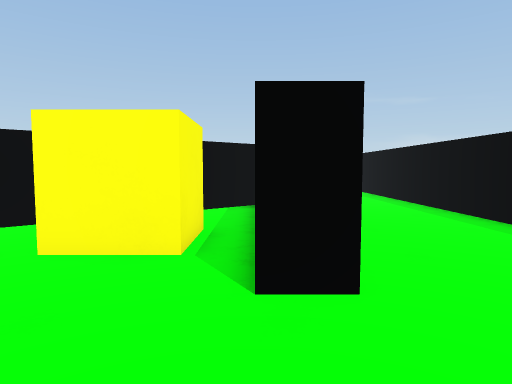
View 1 (above)

24 first-person views from a walk through a Unity game level. The camera is 1.2 m above the floor, tilts 4° down and sees 75° across. The floor is counted in squares, 1 m on a side. Each view is taken from the middle of a square. On the plan, view 1 faces up. The plan holds only what a view shows up to about 14 squares ahead; the rest is blank. The place goes on beyond the plan. The player character is not drawn.

View 2
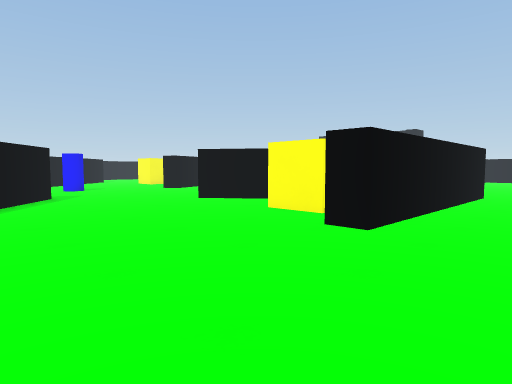

View 3
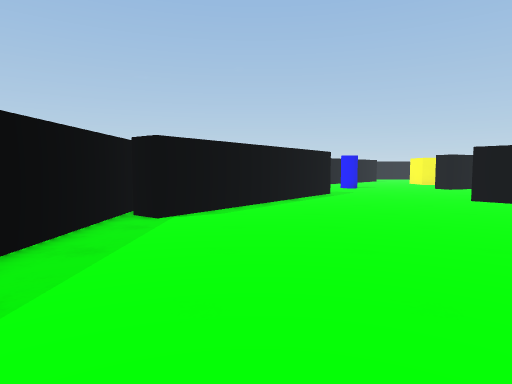

View 4
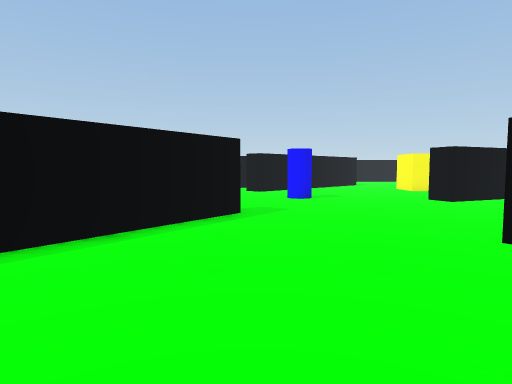

View 5
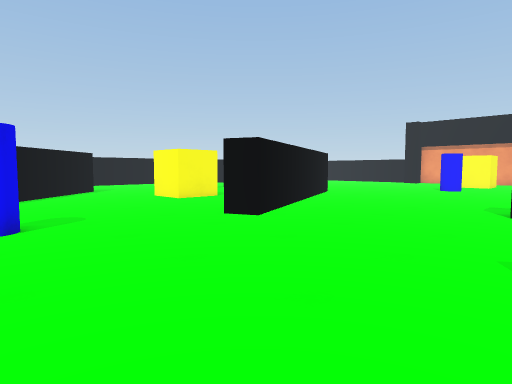

View 6
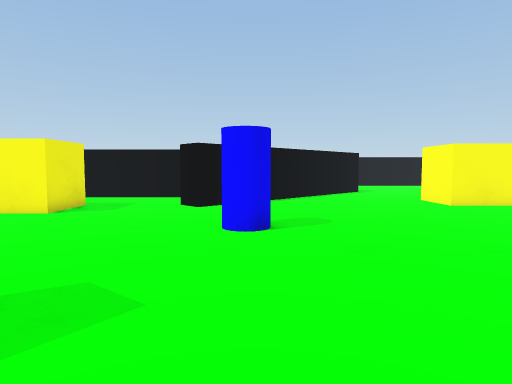

View 7
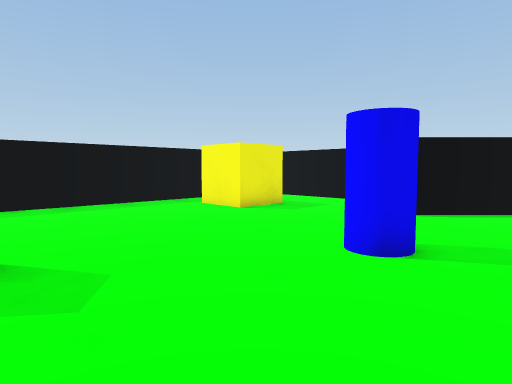

View 8
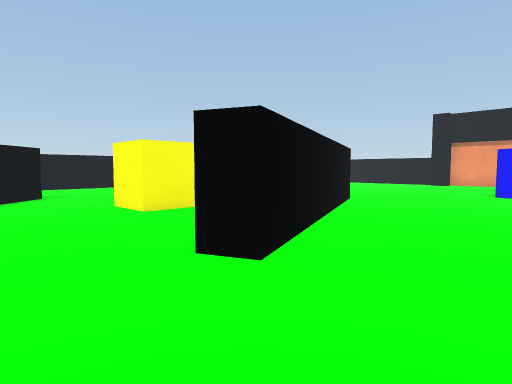

View 9
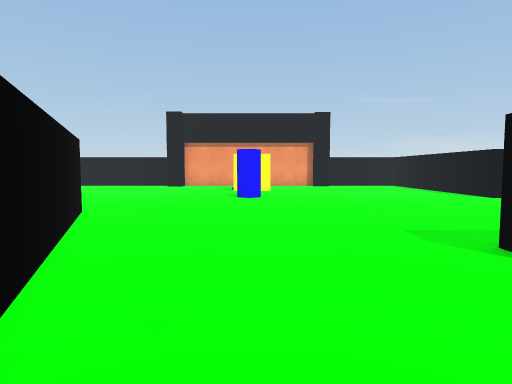

View 10
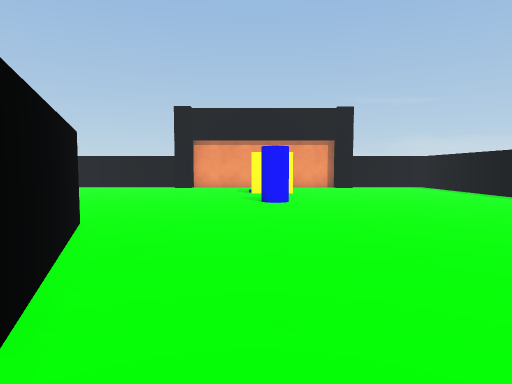

View 11
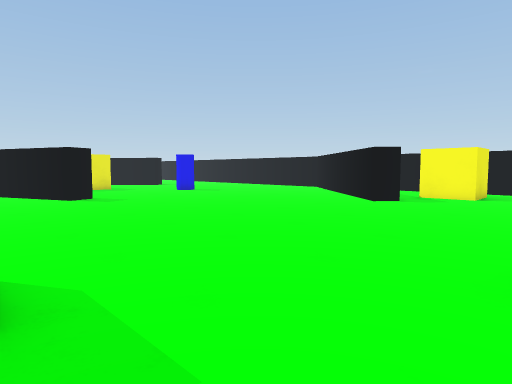

View 12
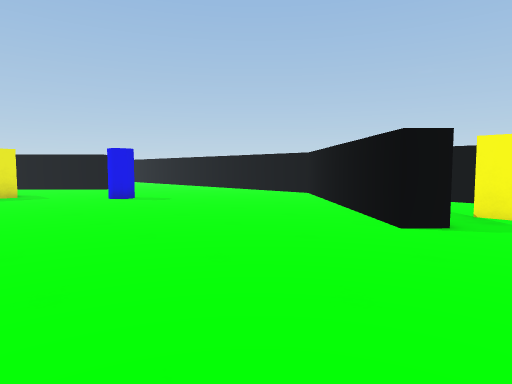

View 13
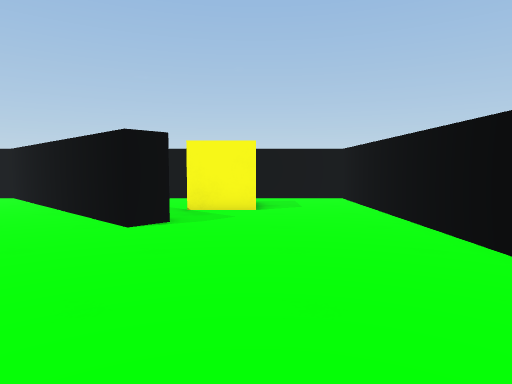

View 14
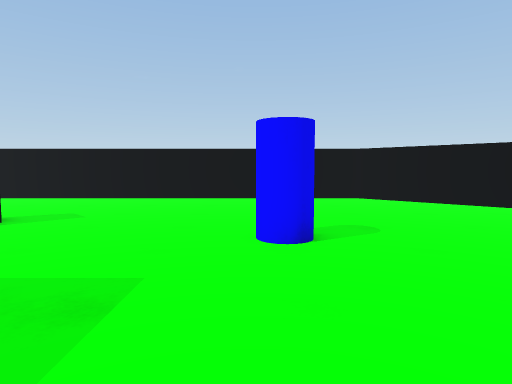

View 15
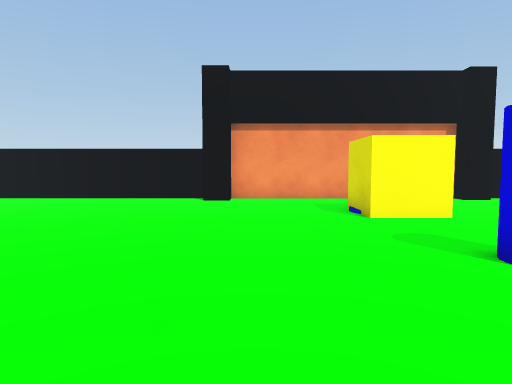

View 16
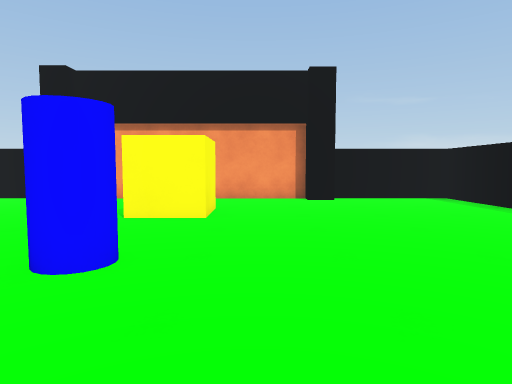

View 17
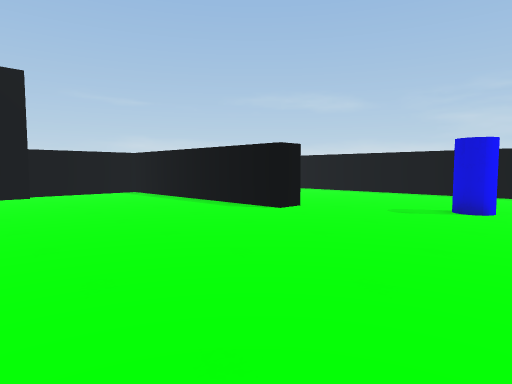

View 18
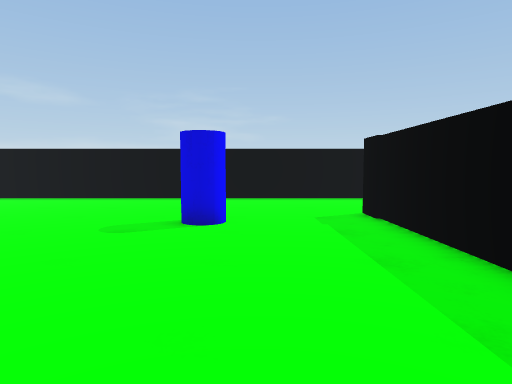

View 19
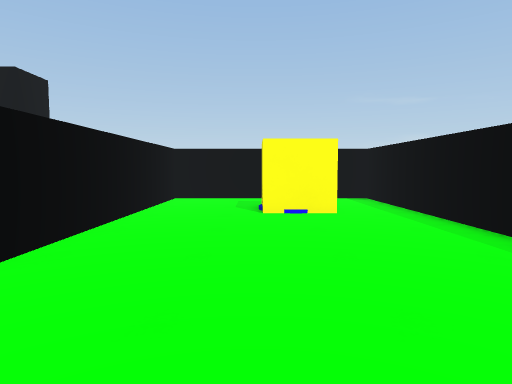

View 20
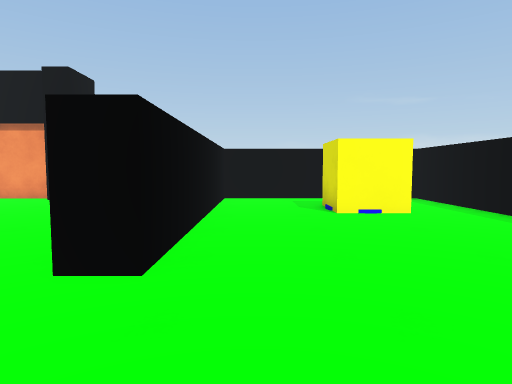

View 21
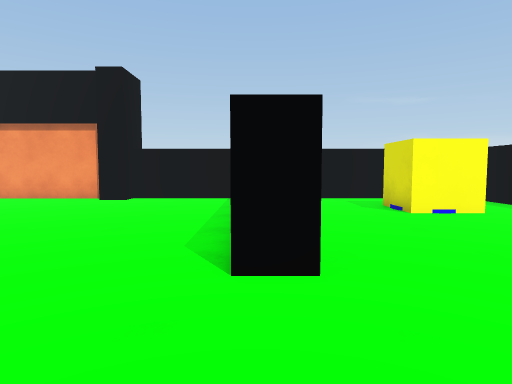

View 22
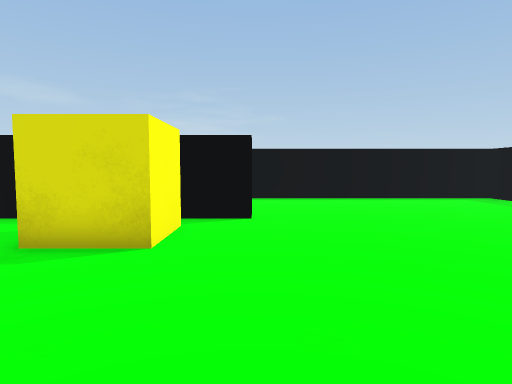

View 23
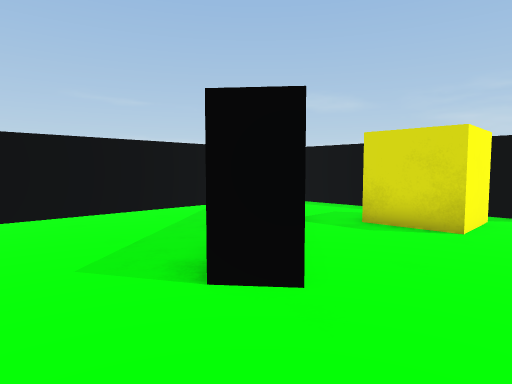

View 24
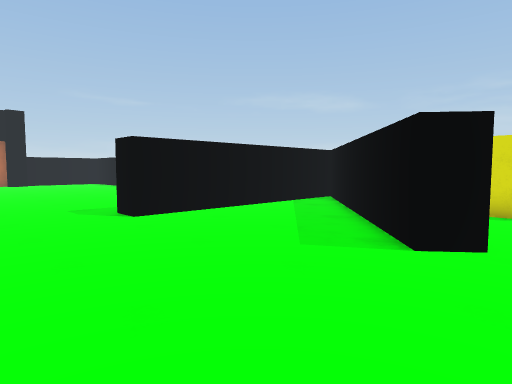

### Floor plan
Points are (right, up) in squares from view 1. A wall is a line through its corners. A room is listed if a view was taken in it or the views show most of it. See-through windows are left out.
Room 1 (views 1, 2, 3, 4, 5, 6, 7, 8, 9, 10, 11, 12, 13, 14, 15, 16, 17, 18, 19, 20, 21, 22, 23, 24)
walls: (-18.9, 16.9) (-17.9, 17.3) (-14, 8.1) (-15, 7.7); (-7.7, 6) (-0.9, 11.6); (-3.4, 13) (1, 13) (1, 3.1) (0, 3.1) (0, 4.9); (-4.7, 7.2) (-7.3, 5) (-7.6, 5.3); (-11.1, 0.6) (-3, -5.4) (-3.6, -6.2); (-1.1, 12) (-9.3, 12) (-9.3, 13); (-26.4, 8.3) (-19.4, 1.2) (-20.1, 0.5); (0, 11) (-1.6, 9.7); (-2.2, 21.7) (-3.3, 21.7) (-3.3, 31.5) (-8, 31.5) (-8, 30.7) (-9, 30.7) (-9, 31.5) (-18, 31.5) (-18, 30.7) (-19, 30.7); (0, 8.1) (0, 10.5); (-23, -0.1) (-23, -4.2); (-26.5, 26.1) (-25.8, 25.4) (-32.5, 18.2) (-32.5, 16.4); (-32.5, 14) (-32.5, 3.6); (-19.1, 31.5) (-32.5, 31.5) (-32.5, 28); (-19.4, -6.5) (-12.5, -6.5); (5.5, 7.1) (5.5, 31.5) (4.2, 31.5); (-4.5, -6.5) (0.5, -6.5); (-32.5, 25.2) (-32.5, 24.4); (2.2, 31.5) (-2.3, 31.5) (-2.3, 22.5); (4.4, -6.5) (5.5, -6.5) (5.5, 3.2)
objects: yellow cube (-30, 26) to (-29, 28); blue cylinder (-25, 14) to (-25, 15); yellow cube (-21, 10) to (-20, 11); yellow cube (-20, -4) to (-18, -3); blue cylinder (-16, 3); yellow cube (-14, 26) to (-12, 28); blue cylinder (-13, 22); yellow cube (-3, 5) to (-1, 6); blue cylinder (-1, 17) to (0, 17); yellow cube (1, 27) to (3, 28)

Where each view was taken, in squares from view 1:
view 1: 0 up, 0 right, facing up
view 2: 3 down, 4 right, facing up-left
view 3: 3 down, 5 right, facing left
view 4: 1 up, 2 left, facing left
view 5: 2 up, 8 left, facing up-left
view 6: 3 up, 9 left, facing left
view 7: 5 up, 11 left, facing down-left
view 8: 5 up, 11 left, facing up-left
view 9: 8 up, 13 left, facing up
view 10: 10 up, 14 left, facing up
view 11: 31 up, 14 left, facing down-left
view 12: 28 up, 19 left, facing down-left
view 13: 28 up, 19 left, facing left
view 14: 14 up, 19 left, facing left
view 15: 18 up, 17 left, facing up
view 16: 18 up, 11 left, facing up
view 17: 15 up, 11 left, facing up-right
view 18: 16 up, 8 left, facing right
view 19: 18 up, 1 right, facing up
view 20: 18 up, 1 left, facing up
view 21: 18 up, 3 left, facing up
view 22: 3 up, 8 left, facing right
view 23: 3 up, 10 left, facing up-right
view 24: 4 up, 13 left, facing up-right
